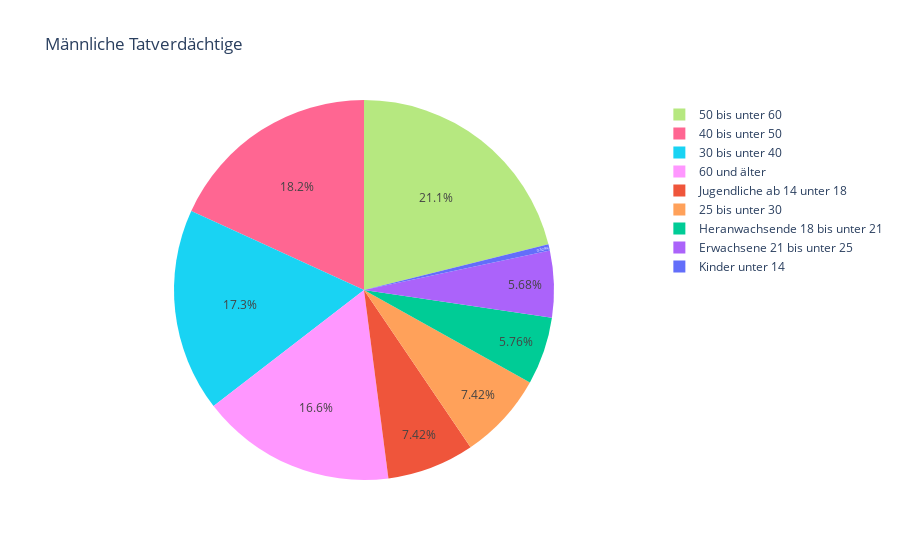

Notebook cell for this chart:
### Code cell
# update figure
fig.update_traces(
    textposition='inside',
    textinfo='percent',
                 )

### Figure 1 — Plotly figure (JSON) as saved in the notebook; plotly's stock layout.template omitted (floating-point values rounded to 4 significant figures)
{"data": [{"customdata": [["#104E8B"], ["#000080"], ["#00008B"], ["#8DC0F6"], ["#BBE4FA"], ["#9C9C9C"], ["#777777"], ["#B2B2B2"], ["#00FFFF"]], "domain": {"x": [0, 1], "y": [0, 1]}, "hovertemplate": "label=%{label}<br>value=%{value}<br>color=%{customdata[0]}<extra></extra>", "labels": ["Kinder unter 14", "Jugendliche ab 14 unter 18", "Heranwachsende 18 bis unter 21", "Erwachsene 21 bis unter 25", "25 bis unter 30", "30 bis unter 40", "40 bis unter 50", "50 bis unter 60", "60 und älter"], "legendgroup": "", "marker": {"colors": ["#636efa", "#EF553B", "#00cc96", "#ab63fa", "#FFA15A", "#19d3f3", "#FF6692", "#B6E880", "#FF97FF"]}, "name": "", "showlegend": true, "textinfo": "percent", "textposition": "inside", "type": "pie", "values": [6, 85, 66, 65, 85, 198, 208, 242, 190]}], "layout": {"autosize": true, "legend": {"tracegroupgap": 0}, "title": {"text": "Männliche Tatverdächtige"}}}
